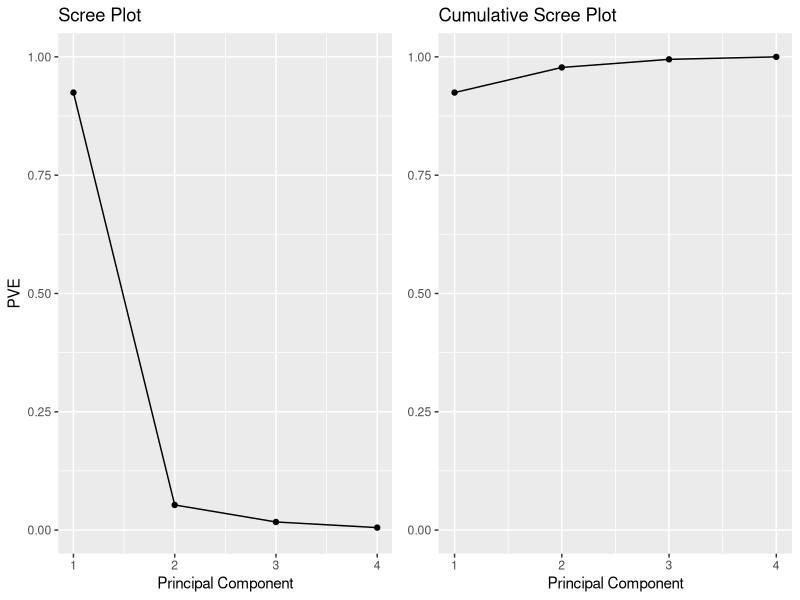

This figure's R source:
install.packages("dplyr")

library(dplyr)
library(ggplot2)
library(gridExtra)

### iris data
data <- iris[,1:4] %>% as.matrix()

### データの中心化
center <- apply(data, 2, mean) # average of each column  各列の平均値
data <- sweep(data, 2, center) # sweep average from each column  各列から平均値を引く


### 固有値・固有ベクトル
sigma <- t(data) %*% data # Variance-covariance matrix  分散共分散行列
lambda <- eigen(sigma)$value # eigen value  固有値
phi <- eigen(sigma)$vectors # eigen vector  固有ベクトル

PC_data <- data %*% phi 
PVE <- lambda/sum(lambda) # PVE : the proportion of variance explained 累積寄与率

(prcomp(data) %>% summary() %>% .$importance)[2,] # Check if same as "prcomp"


### Visualization PVE
PVEplot <- qplot(c(1:4), PVE) + 
  geom_line() + 
  xlab("Principal Component") + 
  ylab("PVE") +
  ggtitle("Scree Plot") +
  ylim(0, 1)

# Cumulative PVE plot
cumPVE <- qplot(c(1:4), cumsum(PVE)) + 
  geom_line() + 
  xlab("Principal Component") + 
  ylab(NULL) + 
  ggtitle("Cumulative Scree Plot") +
  ylim(0,1)

grid.arrange(PVEplot, cumPVE, ncol = 2)

### check correlation 相関係数の確認
PC_data[,1:2] %>% cor()
data[,1:2] %>% cor()
